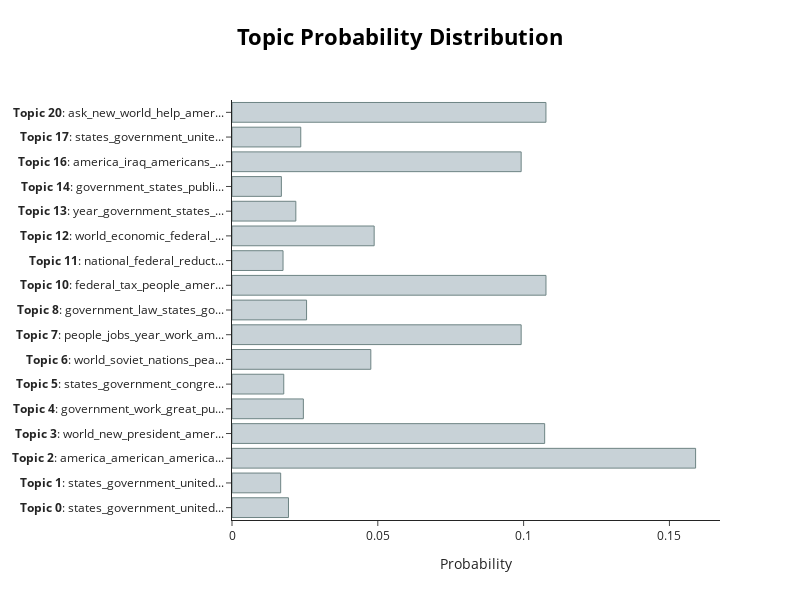

The code cell stored with this chart in its notebook:
### Markdown cell above
# Topic distribution for the 1st speech

### Code cell
topic_distr, topic_token_distr = topic_model.approximate_distribution(docs)
grph = topic_model.visualize_distribution(topic_distr[0])
grph

### Figure 1 — Plotly figure (JSON) as saved in the notebook; plotly's stock layout.template omitted (floating-point values rounded to 4 significant figures)
{"data": [{"marker": {"color": "#C8D2D7", "line": {"color": "#6E8484", "width": 1}}, "orientation": "h", "type": "bar", "x": [0.01937, 0.01669, 0.159, 0.1072, 0.02447, 0.01775, 0.0476, 0.09916, 0.02557, 0.1077, 0.0175, 0.04875, 0.02189, 0.01694, 0.09916, 0.02358, 0.1077], "y": ["<b>Topic 0</b>: states_government_united...", "<b>Topic 1</b>: states_government_united...", "<b>Topic 2</b>: america_american_america...", "<b>Topic 3</b>: world_new_president_amer...", "<b>Topic 4</b>: government_work_great_pu...", "<b>Topic 5</b>: states_government_congre...", "<b>Topic 6</b>: world_soviet_nations_pea...", "<b>Topic 7</b>: people_jobs_year_work_am...", "<b>Topic 8</b>: government_law_states_go...", "<b>Topic 10</b>: federal_tax_people_amer...", "<b>Topic 11</b>: national_federal_reduct...", "<b>Topic 12</b>: world_economic_federal_...", "<b>Topic 13</b>: year_government_states_...", "<b>Topic 14</b>: government_states_publi...", "<b>Topic 16</b>: america_iraq_americans_...", "<b>Topic 17</b>: states_government_unite...", "<b>Topic 20</b>: ask_new_world_help_amer..."]}], "layout": {"height": 600, "hoverlabel": {"bgcolor": "white", "font": {"family": "Rockwell", "size": 16}}, "title": {"font": {"color": "Black", "size": 22}, "text": "<b>Topic Probability Distribution</b>", "x": 0.5, "xanchor": "center", "y": 0.95, "yanchor": "top"}, "width": 800, "xaxis": {"title": {"text": "Probability"}}}}
